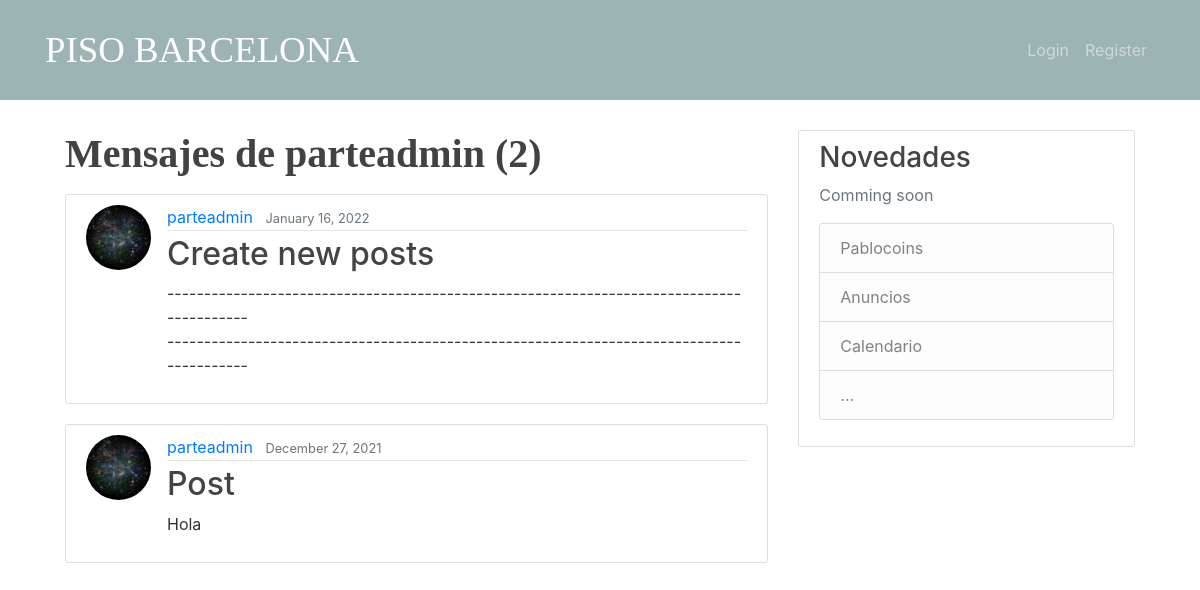
/user/parteadmin, run on an earlier commit of the app's database.
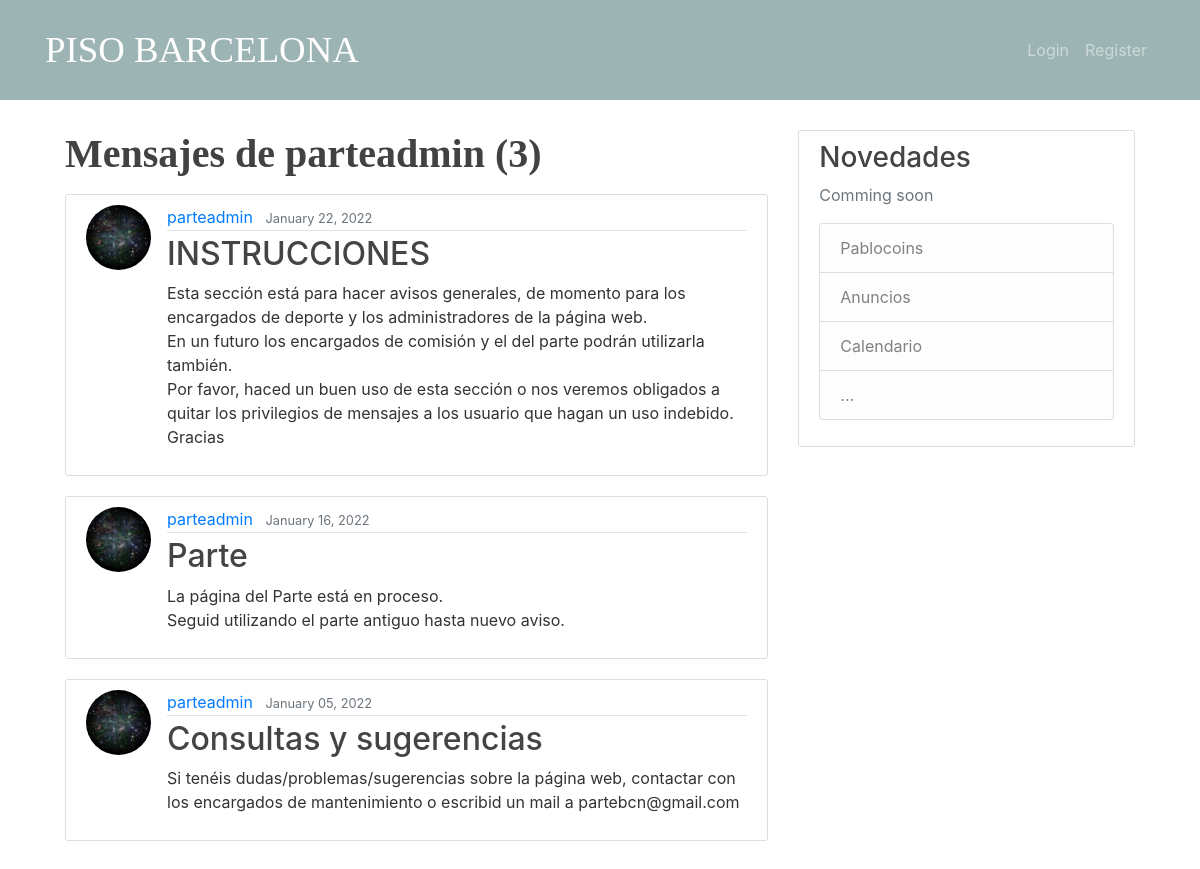
And on a later commit of the database.
### blog/models.py (models this page shows, shortened)
class Post(models.Model):
    title = models.CharField(max_length=100)
    content = models.TextField()
    date_posted = models.DateTimeField(default=timezone.now)
    author = models.ForeignKey(User, on_delete=models.CASCADE)

### users/models.py (models this page shows, shortened)
class Profile(models.Model):
    user = models.OneToOneField(User, on_delete=models.CASCADE)
    image = models.ImageField(default='default.jpg', upload_to='profile_pics')

### blog/views.py (the view)
# urls.py: path('user/<str:username>', UserPostListView.as_view(), name='user-posts'),
class UserPostListView(ListView):
    model = Post
    template_name = 'blog/user_posts.html'  # <app>/<model>_<viewtype>.html
    context_object_name = 'posts'
    paginate_by = 4 #Number of post per page
    def get_queryset(self):
        user = get_object_or_404(User, username=self.kwargs.get('username'))
        return Post.objects.filter(author=user).order_by('-date_posted')

### blog/templates/blog/user_posts.html (shortened to what this page needs)
{% extends "blog/base.html" %}
{% block content %}
    <h1 class="mb-3">Mensajes de {{ view.kwargs.username }} ({{ page_obj.paginator.count }})</h1>
    {% for post in posts %}
        <article class="media content-section">
          <img class="rounded-circle article-img" src="{{ post.author.profile.image.url }}">
          <div class="media-body">
            <div class="article-metadata">
              <a class="mr-2" href="{% url 'user-posts' post.author.username %}">{{ post.author }}</a>
              <small class="text-muted">{{ post.date_posted|date:"F d, Y" }}</small>
            </div>
            <h2><a class="article-title" href="{% url 'post-detail' post.id %}">{{ post.title }}</a></h2>
            <p class="article-content">{{ post.content }}</p>
          </div>
        </article>
    {% endfor %}
{% endblock content %}

### blog/templates/blog/base.html (shortened to what this page needs)
{% load static %}
<!DOCTYPE html>
<html>
<head>
    <link rel="stylesheet" href="https://maxcdn.bootstrapcdn.com/bootstrap/4.0.0/css/bootstrap.min.css">
    <link rel="stylesheet" type="text/css" href="{% static 'blog/main.css' %}">
</head>
<body>
    <header class="site-header">
      <nav class="navbar navbar-expand-md navbar-dark bg-steel fixed-top">
        <div class="container">
          <a class="barcelonaheader" href="{% url 'blog-inicio' %}">PISO BARCELONA</a>
          <div class="collapse navbar-collapse" id="navbarToggle">
            <div class="navbar-nav">
                {% if user.is_authenticated %}
                  <a class="menuheader mr-4" href="{% url 'blog-home' %}">Mensajes</a>
                  <a class="menuheader mr-4" href="{% url 'blog-parte' %}">Parte</a>
                  <a class="menuheader mr-4" href="{% url 'blog-deporte' %}">Deporte</a>
                  <div class="dropdown">
                    <button type="button" class="btn btn-secondary dropdown-toggle" data-toggle="dropdown" aria-haspopup="true" aria-expanded="false"> <img class="rounded-circle article-img" src="{{ user.profile.image.url }}"></button>
                    <div class="dropdown-content">
                      <a href="{% url 'post-create' %}">Nuevo Mensaje</a>
                      <a href="{% url 'profile' %}">Perfil</a>
                      <a href="{% url 'logout' %}">Salir</a>
                    </div>
                  </div>
                {% else %}
                  <a class="nav-item nav-link" href="{% url 'login' %}">Login</a>
                  <a class="nav-item nav-link" href="{% url 'register' %}">Register</a>
                {% endif %}
              </div>
            </div>
          </div>
        </nav>
      </header>
    <main role="main" class="container">
        <div class="row">
          <div class="col-md-8">
            {% block content %}{% endblock %}
          </div>
          <div class="col-md-4">
            <div class="content-section">
              <h3>Novedades</h3>
              <p class='text-muted'>Comming soon
                <ul class="list-group">
                  <li class="list-group-item list-group-item-light">Pablocoins</li>
                  <li class="list-group-item list-group-item-light">Anuncios</li>
                  <li class="list-group-item list-group-item-light">Calendario</li>
                  <li class="list-group-item list-group-item-light">...</li>
                </ul>
              </p>
            </div>
          </div>
        </div>
      </main>
  </body>
  </html>

### blog/static/blog/main.css (style rules this page uses)
body { background: #F1F1F1; background: url(/media/background/back.png) no-repeat center center fixed; background-size: cover; color: #333333; margin-top: 5rem; padding: 50px; }
h1 { font-weight: bold; color: rgb(66, 66, 66); font-family: 'fuente-titulo'; }
h2, h3, h4, h5, h6 { color: #444444; }
ul { margin: 0; }
.bg-steel { background-color: #9CB4B3; opacity: 1; height: 100px; }
.barcelonaheader { color: #ffffff; font-family: 'fuente-titulo'; font-size: 230%; }
.content-section { background: #ffffff; padding: 10px 20px; border: 1px solid #dddddd; border-radius: 3px; margin-bottom: 20px; }
.article-title { color: #444444; }
.article-content { white-space: pre-line; }
.article-img { height: 65px; width: 65px; margin-right: 16px; }
.article-metadata { padding-bottom: 1px; margin-bottom: 4px; border-bottom: 1px solid #e3e3e3 }

What changed in the data, as far as the page shows it:
removed Post: author.profile.image (picture), author "parteadmin", date_posted "December 27, 2021", title "Post", content "Hola"
added Post: author.profile.image (picture), author "parteadmin", date_posted "January 22, 2022", title "INSTRUCCIONES", content "Esta sección está para hacer avisos generales, de momento para los encargados de deporte y los administradores de la página web. En un futuro los encargados de comisión y el del parte podrán utilizarla también. Por favor, haced un buen uso de esta sección o nos veremos obligados a quitar los privilegios de mensajes a los usuario que hagan un uso indebido. Gracias"
changed Post: title "Create new posts" → "Parte"; content "----------------------------------------------------------------------------------------- -----------------------------------------------------------------------------------------" → "La página del Parte está en proceso. Seguid utilizando el parte antiguo hasta nuevo aviso."
added Post: author.profile.image (picture), author "parteadmin", date_posted "January 05, 2022", title "Consultas y sugerencias", content "Si tenéis dudas/problemas/sugerencias sobre la página web, contactar con los encargados de mantenimiento o escribid un mail a partebcn@gmail.com"
Also different on the page:
{{ page_obj.paginator.count }}: "2" → "3"
